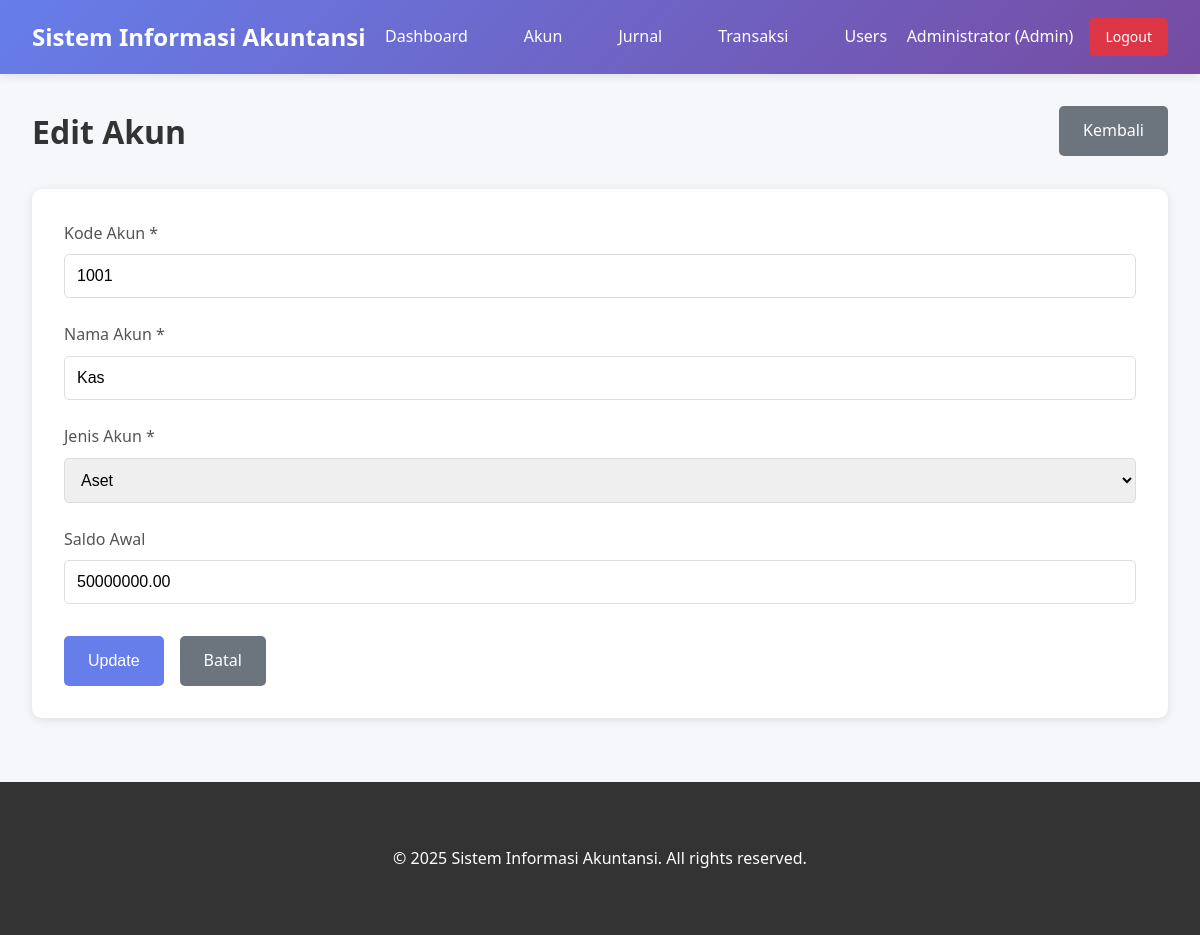
The page /akun/edit.php?id=1 (signed in) on the database its author committed.
### tables this page shows
CREATE TABLE IF NOT EXISTS akun (
    id INT PRIMARY KEY AUTO_INCREMENT,
    kode_akun VARCHAR(20) NOT NULL UNIQUE,
    nama_akun VARCHAR(100) NOT NULL,
    jenis_akun ENUM('Aset', 'Kewajiban', 'Ekuitas', 'Pendapatan', 'Beban') NOT NULL,
    saldo_awal DECIMAL(15,2) DEFAULT 0.00,
    created_at TIMESTAMP DEFAULT CURRENT_TIMESTAMP,
    updated_at TIMESTAMP DEFAULT CURRENT_TIMESTAMP ON UPDATE CURRENT_TIMESTAMP
);

### akun/edit.php (the view, shortened to what this page needs)
<?php
$id = $_GET['id'] ?? 0;
$conn = getConnection();
$stmt = $conn->prepare("SELECT * FROM akun WHERE id = ?");
$stmt->bind_param("i", $id);
$stmt->execute();
$result = $stmt->get_result();
$akun = $result->fetch_assoc();
?>
<!DOCTYPE html>
<html lang="id">
<head>
    <link rel="stylesheet" href="../assets/css/style.css">
</head>
<body>
    <?php include '../includes/header.php'; ?>
    <div class="container">
        <div class="page-header">
            <h1>Edit Akun</h1>
            <a href="index.php" class="btn btn-secondary">Kembali</a>
        </div>
        <div class="form-container">
            <form method="POST" action="">
                <div class="form-group">
                    <label for="kode_akun">Kode Akun *</label>
                    <input type="text" id="kode_akun" name="kode_akun" required value="<?php echo htmlspecialchars($akun['kode_akun']); ?>">
                </div>
                <div class="form-group">
                    <label for="nama_akun">Nama Akun *</label>
                    <input type="text" id="nama_akun" name="nama_akun" required value="<?php echo htmlspecialchars($akun['nama_akun']); ?>">
                </div>
                <div class="form-group">
                    <label for="jenis_akun">Jenis Akun *</label>
                    <select id="jenis_akun" name="jenis_akun" required>
                        <option value="Aset" <?php echo $akun['jenis_akun'] === 'Aset' ? 'selected' : ''; ?>>Aset</option>
                    </select>
                </div>
                <div class="form-group">
                    <label for="saldo_awal">Saldo Awal</label>
                    <input type="number" id="saldo_awal" name="saldo_awal" step="0.01" value="<?php echo $akun['saldo_awal']; ?>">
                </div>
                <div class="form-actions">
                    <button type="submit" class="btn btn-primary">Update</button>
                    <a href="index.php" class="btn btn-secondary">Batal</a>
                </div>
            </form>
        </div>
    </div>
    <?php include '../includes/footer.php'; ?>
</body>
</html>

### assets/css/style.css (style rules this page uses)
* { margin: 0; padding: 0; box-sizing: border-box; }
body { font-family: 'Segoe UI', Tahoma, Geneva, Verdana, sans-serif; background-color: #f5f7fa; color: #333; line-height: 1.6; margin: 0; padding: 0; }
.container { max-width: 1200px; margin: 2rem auto; padding: 0 2rem; }
.page-header { display: flex; justify-content: space-between; align-items: center; margin-bottom: 2rem; flex-wrap: wrap; gap: 1rem; }
.page-header h1 { color: #333; font-size: 2rem; }
.btn { display: inline-block; padding: 0.75rem 1.5rem; border: none; border-radius: 5px; cursor: pointer; text-decoration: none; font-size: 1rem; transition: all 0.3s; font-weight: 500; }
.btn-primary { background-color: #667eea; color: white; }
.btn-secondary { background-color: #6c757d; color: white; }
.form-container { background: white; padding: 2rem; border-radius: 10px; box-shadow: 0 2px 10px rgba(0,0,0,0.1); margin-bottom: 2rem; }
.form-group { margin-bottom: 1.5rem; }
.form-group label { display: block; margin-bottom: 0.5rem; font-weight: 500; color: #555; }
.form-group input, .form-group select, .form-group textarea { width: 100%; padding: 0.75rem; border: 1px solid #ddd; border-radius: 5px; font-size: 1rem; transition: border-color 0.3s; }
.form-actions { display: flex; gap: 1rem; margin-top: 2rem; }

### rows shown on the page
akun: kode_akun "1001", nama_akun "Kas", jenis_akun "Aset", saldo_awal "50000000.00"

### other values the page prints
$currentUser['nama_lengkap'] "Administrator"
$currentUser['role_name'] "Admin"
